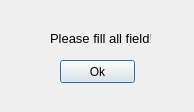
<?xml version="1.0" encoding="UTF-8"?>
<ui version="4.0">
 <class>invalid_message</class>
 <widget class="QDialog" name="invalid_message">
  <property name="geometry">
   <rect>
    <x>0</x>
    <y>0</y>
    <width>194</width>
    <height>112</height>
   </rect>
  </property>
  <property name="windowTitle">
   <string>Invalid!</string>
  </property>
  <widget class="QLabel" name="label">
   <property name="geometry">
    <rect>
     <x>50</x>
     <y>30</y>
     <width>101</width>
     <height>16</height>
    </rect>
   </property>
   <property name="font">
    <font>
     <pointsize>10</pointsize>
    </font>
   </property>
   <property name="text">
    <string>Please fill all field!</string>
   </property>
  </widget>
  <widget class="QPushButton" name="pushButton">
   <property name="geometry">
    <rect>
     <x>60</x>
     <y>60</y>
     <width>75</width>
     <height>23</height>
    </rect>
   </property>
   <property name="text">
    <string>Ok</string>
   </property>
  </widget>
 </widget>
 <resources/>
 <connections/>
</ui>
